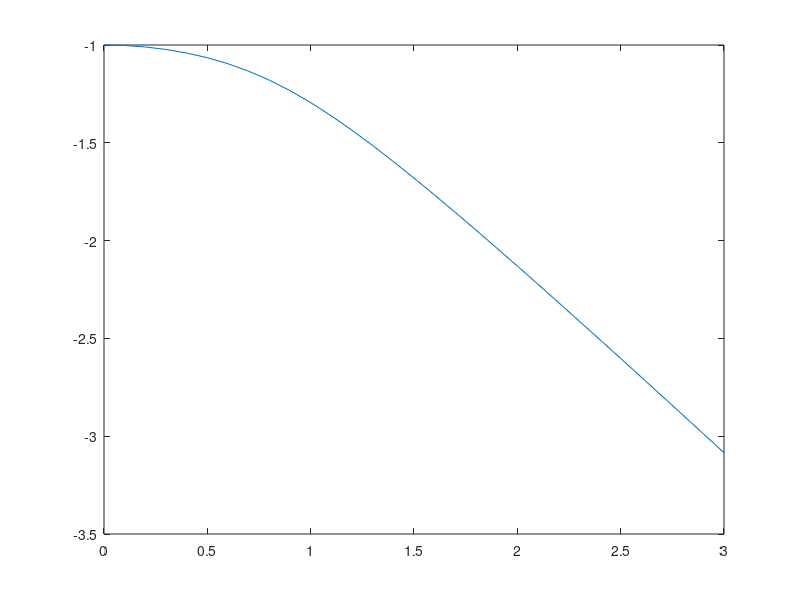

This figure's MATLAB source:
% Input number N
N = input('Number N: ');
    
% Creating operators
I = [1, 0; 0, 1];
Sz = [1, 0; 0, -1];
Sx = [0, 1; 1, 0];

% Getting Hamiltonian 
H1 = zeros(2^N);
H2 = zeros(2^N);
%H1
for i = 1:N
    if i == 1 || i == N
        temp = Sz;
    else
        temp = I;
    end
    for j = 2:N
        if j == i || j == i+1
            temp = kron(temp, Sz);
        else
            temp = kron(temp, I);
        end
    end
    H1 = H1 + temp;
end
%H2
for i = 1:N
    if i == 1
        temp = Sx;
    else
        temp = I;
    end
    for j = 2:N
        if j == i
            temp = kron(temp, Sx);
        else
            temp = kron(temp, I);
        end
    end
    H2 = H2 + temp;
end

% Diagonalization & Finding ground state
% H = -H1 - h*H2
E = zeros(1, 31);
for i = 1:31
    h = (i-1)/10;
    H = -H1 - h*H2;
    E(i) = min(eig(H))/N;
end

%Plot 
index = 1:31;
plot ( (index-1)/10, E);